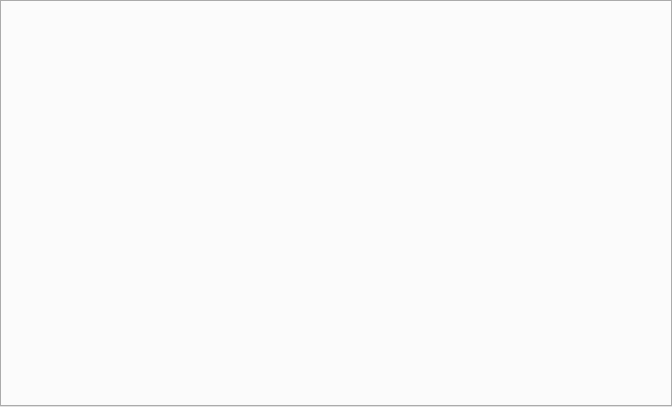
<?xml version="1.0" encoding="UTF-8"?>
<ui version="4.0">
 <class>MainWindow</class>
 <widget class="QMainWindow" name="MainWindow">
  <property name="geometry">
   <rect>
    <x>0</x>
    <y>0</y>
    <width>672</width>
    <height>407</height>
   </rect>
  </property>
  <property name="windowTitle">
   <string>MainWindow</string>
  </property>
  <widget class="QWidget" name="centralwidget">
   <layout class="QGridLayout" name="gridLayout">
    <property name="leftMargin">
     <number>0</number>
    </property>
    <property name="topMargin">
     <number>0</number>
    </property>
    <property name="rightMargin">
     <number>0</number>
    </property>
    <property name="bottomMargin">
     <number>0</number>
    </property>
    <property name="spacing">
     <number>0</number>
    </property>
    <item row="0" column="0">
     <widget class="QTabWidget" name="tabWidget">
      <property name="currentIndex">
       <number>-1</number>
      </property>
     </widget>
    </item>
   </layout>
  </widget>
 </widget>
 <resources/>
 <connections/>
</ui>
